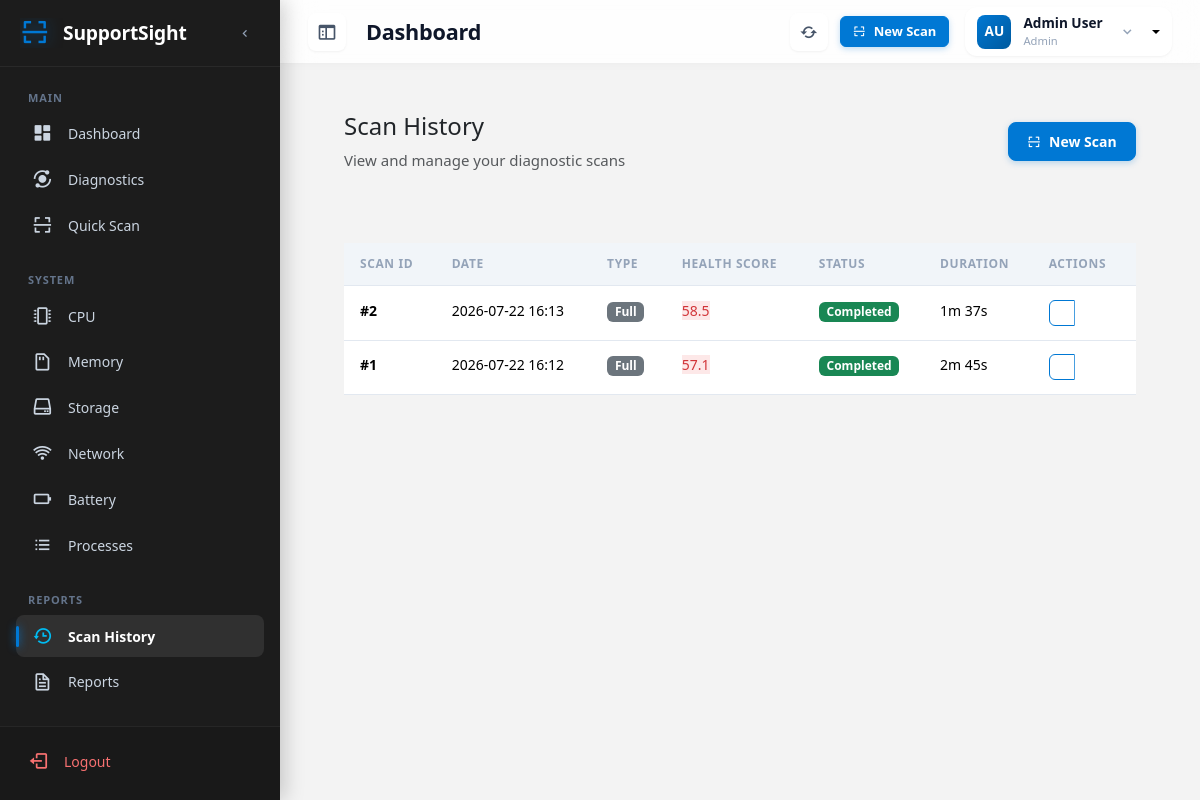
Page /scan-history (signed in) on the earlier database version.
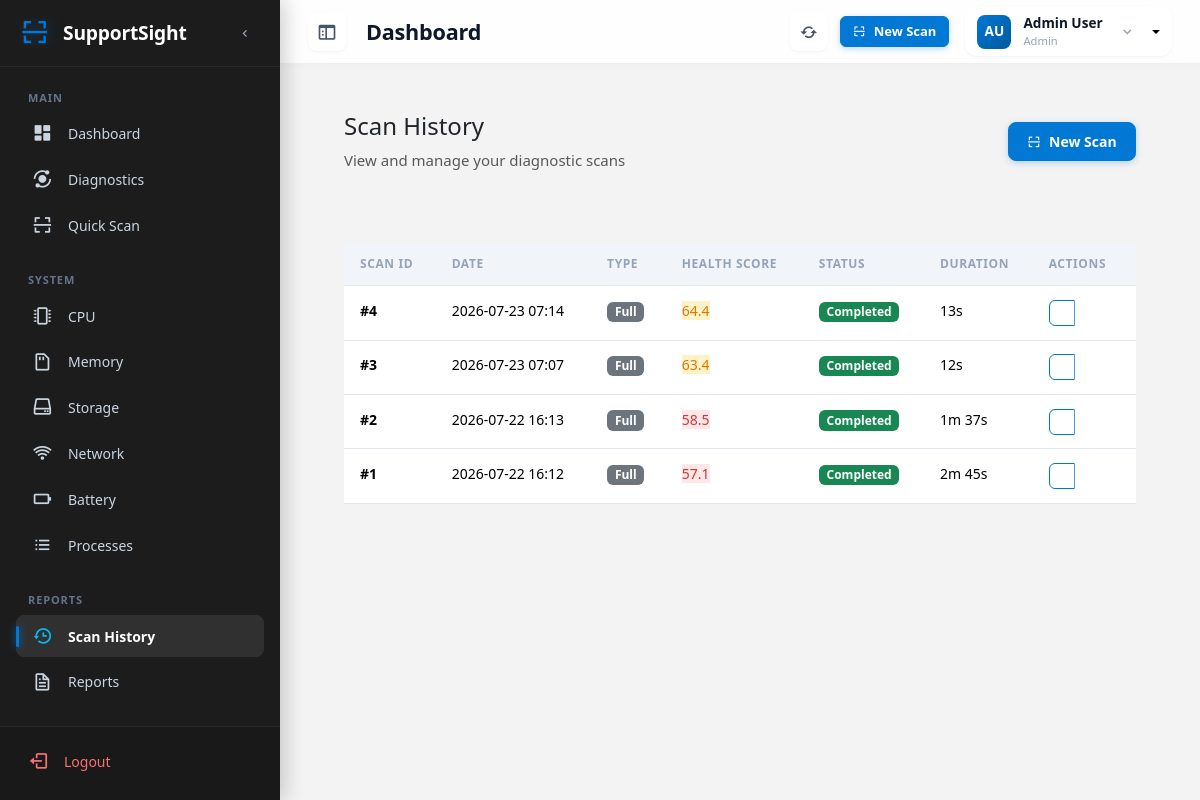
Same page on the later database version.
### app/models/user.py (models this page shows, shortened)
class User(UserMixin, db.Model):
    __tablename__ = 'users'
    id = db.Column(db.Integer, primary_key=True)
    username = db.Column(db.String(80), unique=True, nullable=False, index=True)
    email = db.Column(db.String(120), unique=True, nullable=False, index=True)
    password_hash = db.Column(db.String(255), nullable=False)
    first_name = db.Column(db.String(50))
    last_name = db.Column(db.String(50))
    role = db.Column(db.String(20), default='user')
    is_active = db.Column(db.Boolean, default=True)
    created_at = db.Column(db.DateTime, default=datetime.utcnow)
    last_login = db.Column(db.DateTime)
    scans = db.relationship('Scan', backref='user', lazy='dynamic', cascade='all, delete-orphan')
    @property
    def full_name(self) -> str:
        if self.first_name and self.last_name:
            return f'{self.first_name} {self.last_name}'
        return self.username
    @property
    def initials(self) -> str:
        if self.first_name and self.last_name:
            return f'{self.first_name[0]}{self.last_name[0]}'.upper()
        return self.username[:2].upper()

### app/models/scan.py (models this page shows, shortened)
class Scan(db.Model):
    __tablename__ = 'scans'
    STATUS_COMPLETED = 'completed'
    STATUS_FAILED = 'failed'
    STATUS_IN_PROGRESS = 'in_progress'
    TYPE_FULL = 'full'
    TYPE_QUICK = 'quick'
    TYPE_CUSTOM = 'custom'
    id = db.Column(db.Integer, primary_key=True)
    user_id = db.Column(db.Integer, db.ForeignKey('users.id'), nullable=False, index=True)
    scan_type = db.Column(db.String(20), default=TYPE_FULL)
    health_score = db.Column(db.Integer, default=0)
    status = db.Column(db.String(20), default=STATUS_IN_PROGRESS)
    system_info = db.Column(db.Text)
    cpu_data = db.Column(db.Text)
    ram_data = db.Column(db.Text)
    disk_data = db.Column(db.Text)
    network_data = db.Column(db.Text)
    battery_data = db.Column(db.Text)
    process_data = db.Column(db.Text)
    recommendations = db.Column(db.Text)
    root_cause_analysis = db.Column(db.Text)
    error_message = db.Column(db.Text)
    started_at = db.Column(db.DateTime, default=datetime.utcnow)
    completed_at = db.Column(db.DateTime)
    duration = db.Column(db.Float)
    scan_user = db.relationship('User', backref=db.backref('scan_history', lazy='dynamic', overlaps="scans,user"), overlaps="scans,user")
    def get_data(self, key: str) -> dict:
        data = getattr(self, key)
        if data:
            try:
                return json.loads(data)
            except json.JSONDecodeError:
                return {}
        return {}
    @property
    def health_category(self) -> str:
        if self.health_score >= 80:
            return 'Excellent'
        elif self.health_score >= 60:
            return 'Good'
        elif self.health_score >= 40:
            return 'Fair'
        return 'Poor'
    def to_dict(self) -> Dict[str, Any]:
        return {
            'id': self.id,
            'user_id': self.user_id,
            'scan_type': self.scan_type,
            'health_score': self.health_score,
            'health_category': self.health_category,
            'status': self.status,
            'system_info': self.get_data('system_info'),
            'cpu_data': self.get_data('cpu_data'),
            'ram_data': self.get_data('ram_data'),
            'disk_data': self.get_data('disk_data'),
            'network_data': self.get_data('network_data'),
            'battery_data': self.get_data('battery_data'),
            'process_data': self.get_data('process_data'),
            'recommendations': self.get_data('recommendations'),
            'root_cause_analysis': self.get_data('root_cause_analysis'),
            'error_message': self.error_message,
            'started_at': self.started_at.isoformat() if self.started_at else None,
            'completed_at': self.completed_at.isoformat() if self.completed_at else None,
            'duration': self.duration
        }

### app/dashboard/routes.py (the view)
@dashboard_bp.route('/scan-history')
@login_required
def scan_history():
    page = request.args.get('page', 1, type=int)
    per_page = request.args.get('per_page', 20, type=int)
    history = ScanService.get_scan_history(current_user.id, page=page, per_page=per_page)
    return render_template('dashboard/scan_history.html', **history)

### app/templates/dashboard/scan_history.html (shortened to what this page needs)
{% extends 'base.html' %}
{% block content %}
<div class="row mb-4">
    <div class="col-12">
        <div class="card">
            <div class="card-body">
                <div class="d-flex justify-content-between align-items-center">
                    <div>
                        <h4>Scan History</h4>
                        <p class="text-muted mb-0">View and manage your diagnostic scans</p>
                    </div>
                    <a href="{{ url_for('dashboard.quick_scan') }}" class="btn btn-primary">
                        <i class='bx bx-scan'></i>
                        New Scan
                    </a>
                </div>
            </div>
        </div>
    </div>
</div>
<div class="row">
    <div class="col-12">
        <div class="card">
            <div class="card-body">
                {% if scans %}
                <div class="table-responsive">
                    <table class="table">
                        <thead>
                            <tr>
                                <th>Scan ID</th>
                                <th>Date</th>
                                <th>Type</th>
                                <th>Health Score</th>
                                <th>Status</th>
                                <th>Duration</th>
                                <th>Actions</th>
                            </tr>
                        </thead>
                        <tbody>
                            {% for scan in scans %}
                            <tr>
                                <td>
                                    <span class="fw-bold">#{{ scan.id }}</span>
                                </td>
                                <td>
                                    {{ scan.started_at|format_datetime('%Y-%m-%d %H:%M') if scan.started_at else 'N/A' }}
                                </td>
                                <td>
                                    <span class="badge bg-secondary">{{ scan.scan_type|title }}</span>
                                </td>
                                <td>
                                    <span class="health-badge score-{{ scan.health_score|int // 20 }}">
                                        {{ scan.health_score }}
                                    </span>
                                </td>
                                <td>
                                    {% if scan.status == 'completed' %}
                                        <span class="badge bg-success">Completed</span>
                                    {% elif scan.status == 'failed' %}
                                        <span class="badge bg-danger">Failed</span>
                                    {% else %}
                                        <span class="badge bg-warning">In Progress</span>
                                    {% endif %}
                                </td>
                                <td>
                                    {{ format_duration(scan.duration) if scan.duration else '--' }}
                                </td>
                                <td>
                                    <div class="btn-group">
                                        <a href="{{ url_for('dashboard.scan_result', scan_id=scan.id) }}"
                                           class="btn btn-sm btn-outline-primary">
                                        </a>
                                        {% if scan.status == 'completed' %}
                                        <a href="{{ url_for('reports.download_report', scan_id=scan.id) }}"
                                           class="btn btn-sm btn-outline-secondary">
                                            <i class='bx bx-download'></i>
                                        </a>
                                        {% endif %}
                                    </div>
                                </td>
                            </tr>
                            {% endfor %}
                        </tbody>
                    </table>
                </div>
                {% endif %}
            </div>
        </div>
    </div>
</div>
{% endblock %}

### app/templates/base.html (shortened to what this page needs)
<!DOCTYPE html>
<html lang="en">
<head>
    <link href="https://cdn.jsdelivr.net/npm/bootstrap@5.3.2/dist/css/bootstrap.min.css" rel="stylesheet">
    <link href="https://unpkg.com/boxicons@2.1.4/css/boxicons.min.css" rel="stylesheet">
    <link href="https://unpkg.com/aos@2.3.1/dist/aos.css" rel="stylesheet">
    <link href="{{ url_for('static', filename='css/main.css') }}" rel="stylesheet">
    <link href="{{ url_for('static', filename='css/components.css') }}" rel="stylesheet">
</head>
<body>
    {% if current_user.is_authenticated %}
    {% include 'components/sidebar.html' %}
    <div class="main-content">
        {% include 'components/navbar.html' %}
        <main class="page-content">
            <div class="container-fluid">
                {% block content %}{% endblock %}
            </div>
        </main>
    </div>
    {% else %}
    {% block auth_content %}{% endblock %}
    {% endif %}
</body>
</html>

### app/templates/components/sidebar.html (shortened to what this page needs)
<nav id="sidebar" class="sidebar">
    <div class="sidebar-header">
        <a href="{{ url_for('dashboard.home') }}" class="sidebar-brand">
            <i class='bx bx-scan'></i>
            <span>SupportSight</span>
        </a>
        <button class="sidebar-toggle" id="sidebarToggle" title="Toggle Sidebar">
            <i class='bx bx-chevron-left'></i>
        </button>
    </div>
    <div class="sidebar-menu">
        <div class="menu-section">
            <span class="menu-label">Main</span>
            <a href="{{ url_for('dashboard.home') }}" class="menu-item {% if request.endpoint == 'dashboard.home' %}active{% endif %}" data-tooltip="Dashboard">
                <i class='bx bxs-dashboard'></i>
                <span>Dashboard</span>
            </a>
            <a href="{{ url_for('dashboard.diagnostics') }}" class="menu-item {% if request.endpoint == 'dashboard.diagnostics' %}active{% endif %}" data-tooltip="Diagnostics">
                <i class='bx bxs-analyse'></i>
                <span>Diagnostics</span>
            </a>
            <a href="{{ url_for('dashboard.quick_scan') }}" class="menu-item" data-tooltip="Quick Scan">
                <i class='bx bx-scan'></i>
                <span>Quick Scan</span>
            </a>
        </div>
        <div class="menu-section">
            <span class="menu-label">System</span>
            <a href="{{ url_for('diagnostics.cpu') }}" class="menu-item {% if request.endpoint == 'diagnostics.cpu' %}active{% endif %}" data-tooltip="CPU">
                <i class='bx bx-microchip'></i>
                <span>CPU</span>
            </a>
            <a href="{{ url_for('diagnostics.ram') }}" class="menu-item {% if request.endpoint == 'diagnostics.ram' %}active{% endif %}" data-tooltip="Memory">
                <i class='bx bx-memory-card'></i>
                <span>Memory</span>
            </a>
            <a href="{{ url_for('diagnostics.disk') }}" class="menu-item {% if request.endpoint == 'diagnostics.disk' %}active{% endif %}" data-tooltip="Storage">
                <i class='bx bx-hdd'></i>
                <span>Storage</span>
            </a>
            <a href="{{ url_for('diagnostics.network') }}" class="menu-item {% if request.endpoint == 'diagnostics.network' %}active{% endif %}" data-tooltip="Network">
                <i class='bx bx-wifi'></i>
                <span>Network</span>
            </a>
            <a href="{{ url_for('diagnostics.battery') }}" class="menu-item {% if request.endpoint == 'diagnostics.battery' %}active{% endif %}" data-tooltip="Battery">
                <i class='bx bx-battery'></i>
                <span>Battery</span>
            </a>
            <a href="{{ url_for('diagnostics.processes') }}" class="menu-item {% if request.endpoint == 'diagnostics.processes' %}active{% endif %}" data-tooltip="Processes">
                <i class='bx bx-list-ul'></i>
                <span>Processes</span>
            </a>
        </div>
        <div class="menu-section">
            <span class="menu-label">Reports</span>
            <a href="{{ url_for('dashboard.scan_history') }}" class="menu-item {% if request.endpoint == 'dashboard.scan_history' %}active{% endif %}" data-tooltip="Scan History">
                <i class='bx bx-history'></i>
                <span>Scan History</span>
            </a>
            <a href="{{ url_for('reports.all_reports') }}" class="menu-item {% if request.endpoint == 'reports.all_reports' %}active{% endif %}" data-tooltip="Reports">
                <i class='bx bx-file'></i>
                <span>Reports</span>
            </a>
        </div>
        <div class="menu-section">
            <span class="menu-label">Settings</span>
        </div>
    </div>
    <div class="sidebar-footer">
        <a href="{{ url_for('auth.logout') }}" class="menu-item logout-item" data-tooltip="Logout">
            <i class='bx bx-log-out'></i>
            <span>Logout</span>
        </a>
    </div>
</nav>

### app/templates/components/navbar.html (shortened to what this page needs)
<nav class="top-navbar">
    <div class="navbar-left">
        <button class="btn-icon d-none d-lg-flex" id="desktopSidebarToggle" title="Toggle Sidebar">
            <i class='bx bx-sidebar'></i>
        </button>
        <div class="page-title ms-2">
            <h1>{% block page_title %}Dashboard{% endblock %}</h1>
        </div>
    </div>
    <div class="navbar-right">
        <div class="navbar-actions">
            <button class="btn-icon" id="refreshData" title="Refresh Data">
                <i class='bx bx-refresh'></i>
            </button>
            <a href="{{ url_for('dashboard.quick_scan') }}" class="btn btn-primary btn-sm">
                <i class='bx bx-scan'></i>
                <span>New Scan</span>
            </a>
        </div>
        <div class="navbar-user dropdown">
            <button class="user-toggle dropdown-toggle" data-bs-toggle="dropdown" aria-expanded="false">
                <div class="user-avatar">
                    {{ current_user.initials }}
                </div>
                <div class="user-info">
                    <span class="user-name">{{ current_user.full_name }}</span>
                    <span class="user-role">{{ current_user.role|title }}</span>
                </div>
                <i class='bx bx-chevron-down ms-1'></i>
            </button>
        </div>
    </div>
</nav>

Differences in the rows shown:
added Scan: id "4", started_at "2026-07-23 07:14", scan_type "Full", health_score "64.4", status "Completed", duration "13s"
added Scan: id "3", started_at "2026-07-23 07:07", scan_type "Full", health_score "63.4", status "Completed", duration "12s"
